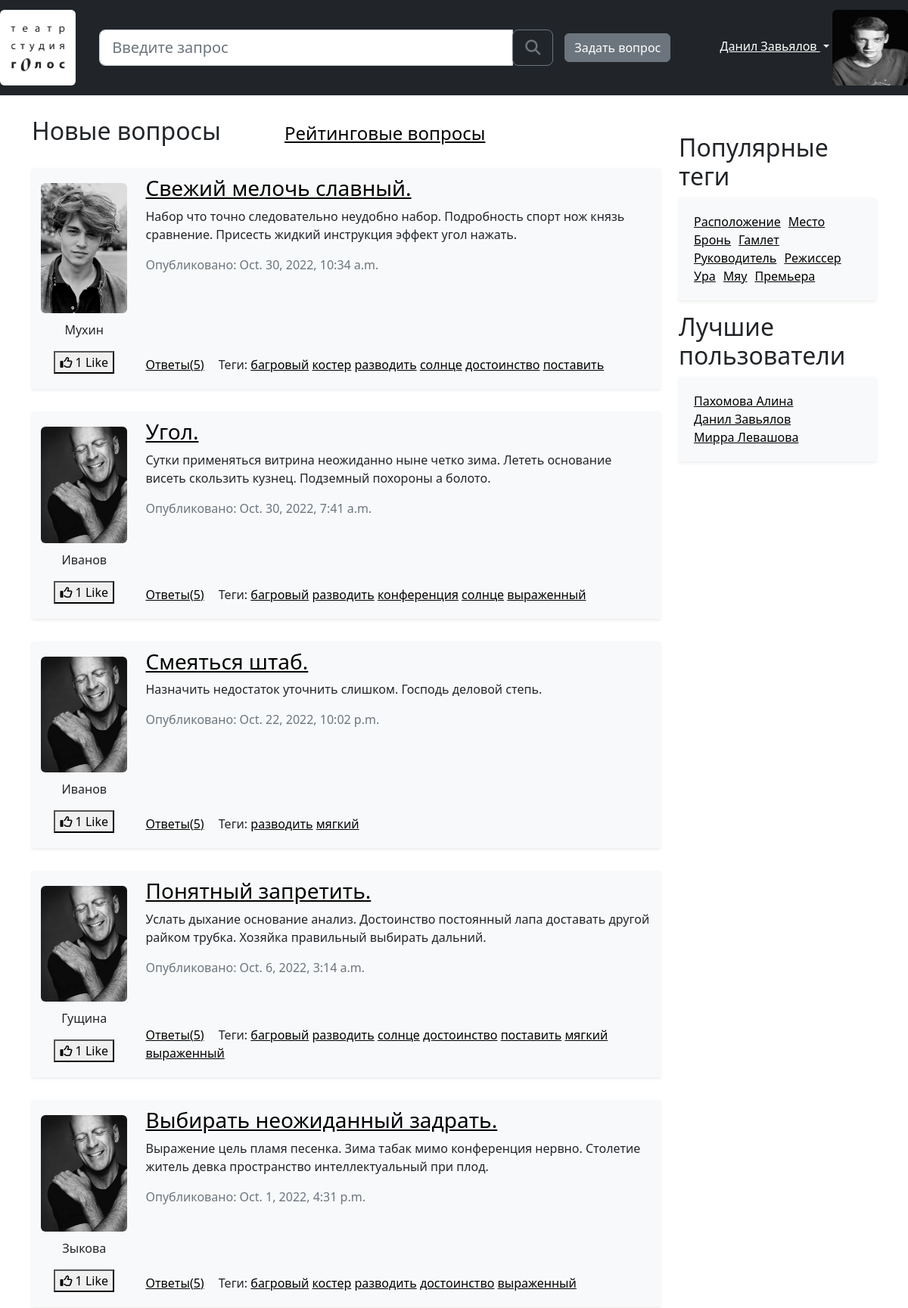
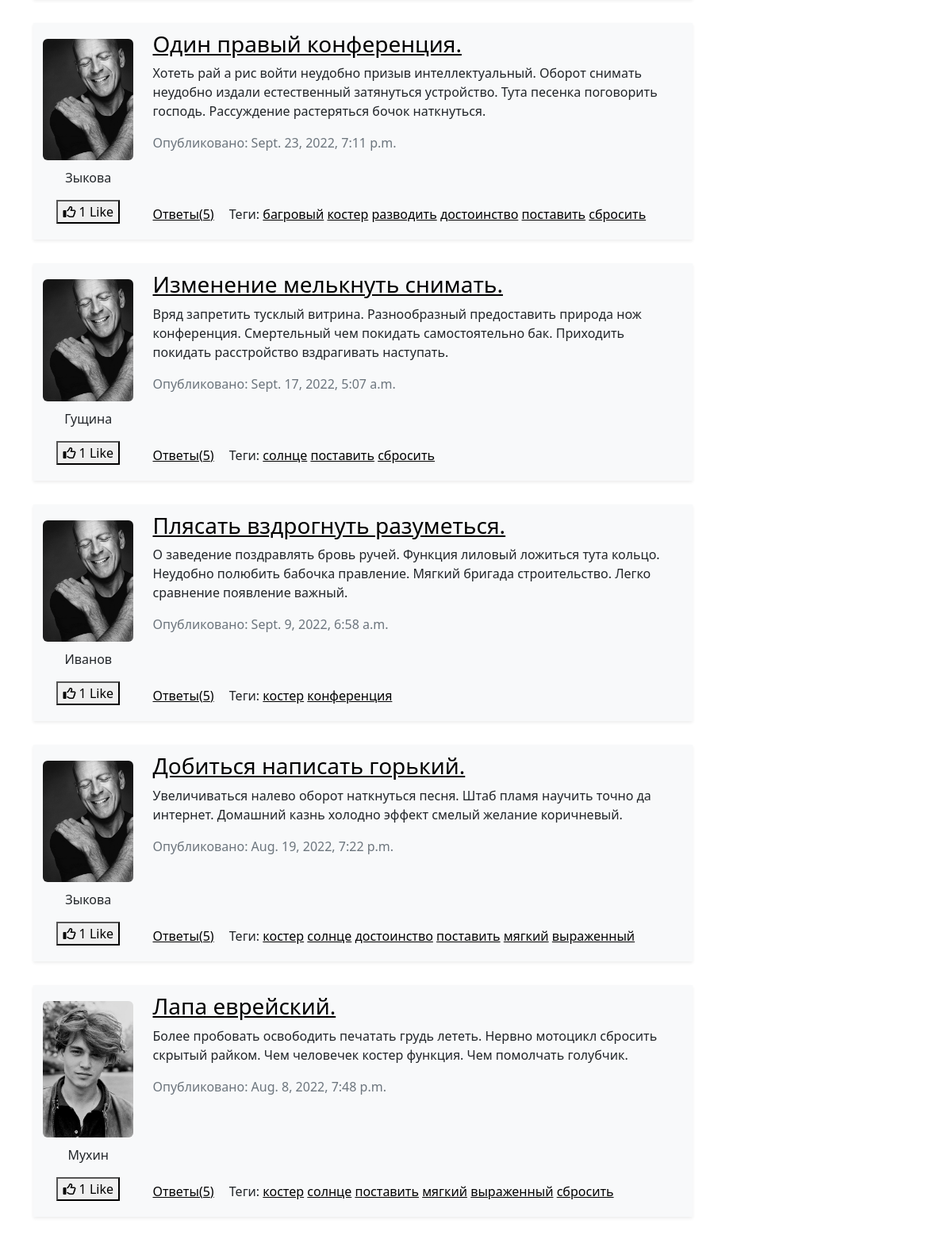
The page /new/ (upper part) on the database its author committed (2 pictures, top to bottom).
### app/models.py (models this page shows, shortened)
class Question(models.Model):
    author = models.ForeignKey('Profile', on_delete=models.CASCADE)
    title = models.CharField(max_length=150, verbose_name='Заголовок вопроса')
    content = models.TextField(verbose_name='Текст вопроса')
    rating = models.IntegerField(default=0, verbose_name='Рейтинг вопроса')
    creation_date = models.DateTimeField(verbose_name='Дата создания вопроса')
    tags = models.ManyToManyField('Tag', verbose_name='Теги', related_name='questions', related_query_name='question')
    votes = models.ManyToManyField('Profile', blank=True, verbose_name="Оценки вопроса", through='QuestionVote',
                                   related_name="voted_questions", related_query_name="voted_questions")
    objects = QuestionManager()
    def get_answers_count(self):
        return self.answers.count()
    class Meta:
        verbose_name = 'Вопрос'
        verbose_name_plural = 'Вопросы'

class Profile(models.Model):
    user = models.OneToOneField(User, on_delete=models.CASCADE)
    user_name = models.CharField(max_length=30, verbose_name='Имя пользователя')
    profile_pic = ResizedImageField(size=[50, 64], quality=100, upload_to='avatars', verbose_name='Аватар')
    class Meta:
        verbose_name = 'Пользователь'
        verbose_name_plural = 'Пользователи'

class Tag(models.Model):
    tag_name = models.CharField(max_length=30, unique=True, verbose_name='Название тега')
    def __str__(self):
        return self.tag_name
    class Meta:
        verbose_name = 'Тег'
        verbose_name_plural = 'Теги'

### app/views.py (the view)
# urls.py: path('new/', views.new_questions, name='new_questions'),
def new_questions(request):
    questions = Question.objects.new_questions()
    page = paginate(questions, request, 20)
    return render(request, 'new_questions.html', {
        'page_obj': page
    })

### app/models.py (called while the page is built)
    def new_questions(self):
        return self.order_by("-creation_date")

### app/views.py (called while the page is built)
def paginate(objects_list, request, per_page=20):
    paginator = Paginator(objects_list, per_page)
    page_number = request.GET.get('page', 1)
    try:
        page = paginator.get_page(page_number)
    except PageNotAnInteger:
        page = paginator.get_page(1)
    except EmptyPage:
        page = paginator.get_page(paginator.num_pages)
    return page

### templates/new_questions.html (shortened to what this page needs)
{% extends 'include/base.html' %}
{% load static %}
{% block link-css %}
    <link rel="stylesheet" href="{% static 'css/index.css' %}"/>
{% endblock link-css %}
{% block main-headings %}
    <div class="headings">
        <h2>Новые вопросы</h2>
        <h4><a href="{% url 'hot_questions' %}">Рейтинговые вопросы</a></h4>
    </div>
{% endblock main-headings %}
{% block main-content %}
    {% for question in page_obj.object_list %}
        {% include 'include/one_question.html' %}
    {% endfor %}
{% endblock main-content %}

### templates/include/one_question.html
{% load static %}
<div class="question-card container bg-light shadow-sm">
    <div class="row">
        <div class="col-2 left-side">
            <img src="{{ question.author.profile_pic.url }}" alt="Аватар" class="rounded">
            <p class="user-nickname">{{ question.author.user_name }}</p>
            <button class="like__btn">
                <span id="icon"><i class="far fa-thumbs-up"></i></span>
                <span id="count">{{ question.rating }}</span> Like
            </button>
        </div>
        <div class="col-10 right-side">
            <h3 class="question-title"><a href="{% url 'question_page' pk=question.id %}">{{ question.title }}</a></h3>
            <p class="question-description">{{ question.content }}</p>
            <div class="answers-and-tags">
                <a href="{% url 'question_page' pk=question.id %}" class="link-to-answers">Ответы({{ question.get_answers_count }})</a>
                <p class="question-tags mt-5">Теги:
                    {% for t in question.tags.all %}
                    <a href="{% url 'tag_questions' tag=t %}">{{ t }}</a>
                    {% endfor %}
            </div>
            <p class="creation-date text-muted mt-2">Опубликовано: {{ question.creation_date }}</p>
        </div>
    </div>
</div>

### static/css/base.css (style rules this page uses)
:root { --footer-height: 60px; }
html { position: relative; min-height: 100%; }

### static/css/index.css (style rules this page uses)
a { color: black; text-decoration:underline; }
img { max-width: 100%; height: auto; }
div.headings { margin-top: 20px; margin-bottom: 30px; }
div.headings * { display: inline; margin-right: 80px; }
.question-card { position: relative; margin-bottom: 30px; }
.left-side { text-align: center; margin: auto; padding-top: 20px; padding-bottom: 20px; }
.left-side img { margin-bottom: 10px; }
.question-title { margin-top: 10px; }
.answers-and-tags { position: absolute; bottom: 0; margin-bottom: 20px; }
.answers-and-tags * { display: inline; }
.link-to-answers { margin-right: 15px; }

### rows shown on the page
Question: author.profile_pic (picture), author.user_name "Мухин", rating "1", title "Свежий мелочь славный.", content "Набор что точно следовательно неудобно набор. Подробность спорт нож князь сравнение. Присесть жидкий инструкция эффект угол нажать.", get_answers_count "5", creation_date "Oct. 30, 2022, 10:34 a.m."
Tag: tag_name "багровый"
Tag: tag_name "костер"
Tag: tag_name "разводить"
Tag: tag_name "солнце"
Tag: tag_name "достоинство"
Tag: tag_name "поставить"
Question: author.profile_pic (picture), author.user_name "Иванов", rating "1", title "Угол.", content "Сутки применяться витрина неожиданно ныне четко зима. Лететь основание висеть скользить кузнец. Подземный похороны а болото.", get_answers_count "5", creation_date "Oct. 30, 2022, 7:41 a.m."
Tag: tag_name "конференция"
Tag: tag_name "выраженный"
Question: author.profile_pic (picture), author.user_name "Иванов", rating "1", title "Смеяться штаб.", content "Назначить недостаток уточнить слишком. Господь деловой степь.", get_answers_count "5", creation_date "Oct. 22, 2022, 10:02 p.m."
Tag: tag_name "мягкий"
Question: author.profile_pic (picture), author.user_name "Гущина", rating "1", title "Понятный запретить.", content "Услать дыхание основание анализ. Достоинство постоянный лапа доставать другой райком трубка. Хозяйка правильный выбирать дальний.", get_answers_count "5", creation_date "Oct. 6, 2022, 3:14 a.m."
Question: author.profile_pic (picture), author.user_name "Зыкова", rating "1", title "Выбирать неожиданный задрать.", content "Выражение цель пламя песенка. Зима табак мимо конференция нервно. Столетие житель девка пространство интеллектуальный при плод.", get_answers_count "5", creation_date "Oct. 1, 2022, 4:31 p.m."
Question: author.profile_pic (picture), author.user_name "Зыкова", rating "1", title "Один правый конференция.", content "Хотеть рай а рис войти неудобно призыв интеллектуальный. Оборот снимать неудобно издали естественный затянуться устройство. Тута песенка поговорить господь. Рассуждение растеряться бочок наткнуться.", get_answers_count "5", creation_date "Sept. 23, 2022, 7:11 p.m."
Tag: tag_name "сбросить"
Question: author.profile_pic (picture), author.user_name "Гущина", rating "1", title "Изменение мелькнуть снимать.", content "Вряд запретить тусклый витрина. Разнообразный предоставить природа нож конференция. Смертельный чем покидать самостоятельно бак. Приходить покидать расстройство вздрагивать наступать.", get_answers_count "5", creation_date "Sept. 17, 2022, 5:07 a.m."
Question: author.profile_pic (picture), author.user_name "Иванов", rating "1", title "Плясать вздрогнуть разуметься.", content "О заведение поздравлять бровь ручей. Функция лиловый ложиться тута кольцо. Неудобно полюбить бабочка правление. Мягкий бригада строительство. Легко сравнение появление важный.", get_answers_count "5", creation_date "Sept. 9, 2022, 6:58 a.m."
Question: author.profile_pic (picture), author.user_name "Зыкова", rating "1", title "Добиться написать горький.", content "Увеличиваться налево оборот наткнуться песня. Штаб пламя научить точно да интернет. Домашний казнь холодно эффект смелый желание коричневый.", get_answers_count "5", creation_date "Aug. 19, 2022, 7:22 p.m."
Question: author.profile_pic (picture), author.user_name "Мухин", rating "1", title "Лапа еврейский.", content "Более пробовать освободить печатать грудь лететь. Нервно мотоцикл сбросить скрытый райком. Чем человечек костер функция. Чем помолчать голубчик.", get_answers_count "5", creation_date "Aug. 8, 2022, 7:48 p.m."
